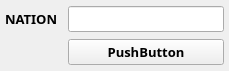
     <widget class="QWidget" name="scrollAreaWidgetContents_4">
      <property name="geometry">
       <rect>
        <x>0</x>
        <y>0</y>
        <width>229</width>
        <height>71</height>
       </rect>
      </property>
      <layout class="QGridLayout" name="gridLayout_4">
       <property name="leftMargin">
        <number>5</number>
       </property>
       <property name="topMargin">
        <number>5</number>
       </property>
       <property name="rightMargin">
        <number>5</number>
       </property>
       <property name="bottomMargin">
        <number>5</number>
       </property>
       <property name="horizontalSpacing">
        <number>10</number>
       </property>
       <item row="3" column="4">
        <widget class="QPushButton" name="pushButton_5">
         <property name="font">
          <font>
           <family>Rockwell Extra Bold</family>
           <pointsize>10</pointsize>
           <weight>75</weight>
           <bold>true</bold>
          </font>
         </property>
         <property name="text">
          <string>PushButton</string>
         </property>
        </widget>
       </item>
       <item row="2" column="4">
        <widget class="QLineEdit" name="lineEdit_3">
         <property name="font">
          <font>
           <family>Rockwell Extra Bold</family>
           <pointsize>10</pointsize>
           <weight>75</weight>
           <bold>true</bold>
          </font>
         </property>
        </widget>
       </item>
       <item row="2" column="0" colspan="2">
        <widget class="QLabel" name="label_3">
         <property name="font">
          <font>
           <family>Rockwell Extra Bold</family>
           <pointsize>10</pointsize>
           <weight>75</weight>
           <bold>true</bold>
          </font>
         </property>
         <property name="text">
          <string>NATION</string>
         </property>
        </widget>
       </item>
      </layout>
     </widget>
